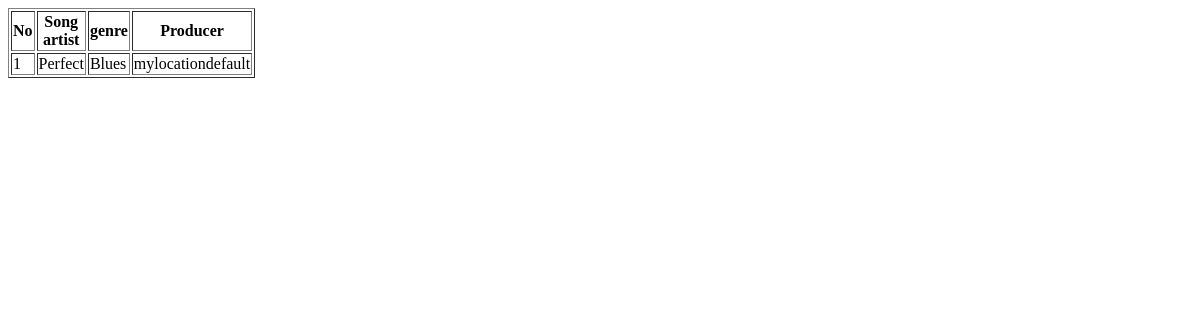
The page /profiles/song/ on the database as committed earlier.
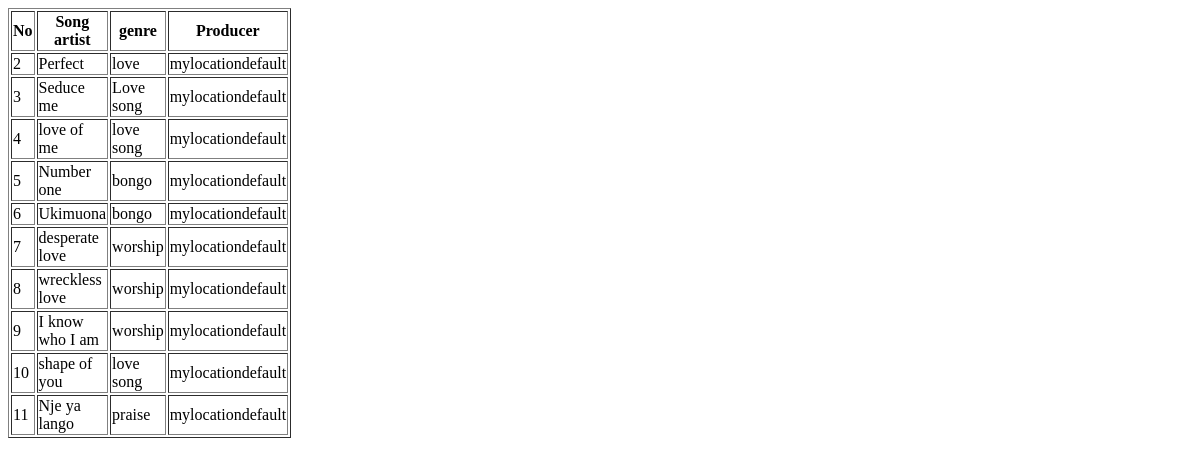
The same page on the database as committed later.
### profiles/models.py (models this page shows)
class Song(models.Model):
	song = models.CharField(max_length=120)
	genre = models.TextField(max_length =120)
	producer = models.TextField(max_length = 100, default = 'mylocationdefault')
	def __str__(self):
		return self.song

### profiles/views.py (the view)
# urls.py: path('song/', views.song, name='song'),
def song(request):
	songs = Song.objects.all()
	template = 'song.html'
	return render(request,template,{"Song":songs})

### template/song.html (shortened to what this page needs)
<!DOCTYPE html>
<html>
<head>
</head>
<body>
<table width ="100px" border="1px solid red">
  <tr>
    <th>No</th>
    <th>Song artist</th>
    <th>genre</th>
    <th>Producer</th>
  </tr>
  {% for i in Song %}
  <tr>
    <td>{{ i.id }}</td>
    <td>{{ i.song }}</td>
    <td>{{ i.genre }}</td>
    <td>{{ i.producer }}</td
  </tr>
  {%  endfor %}
</table>
</body>
</html>

Rows that differ between the two databases and show on the page:
removed Song: id "1", song "Perfect", genre "Blues", producer "mylocationdefault"
added Song: id "2", song "Perfect", genre "love", producer "mylocationdefault"
added Song: id "3", song "Seduce me", genre "Love song", producer "mylocationdefault"
added Song: id "4", song "love of me", genre "love song", producer "mylocationdefault"
added Song: id "5", song "Number one", genre "bongo", producer "mylocationdefault"
added Song: id "6", song "Ukimuona", genre "bongo", producer "mylocationdefault"
added Song: id "7", song "desperate love", genre "worship", producer "mylocationdefault"
added Song: id "8", song "wreckless love", genre "worship", producer "mylocationdefault"
added Song: id "9", song "I know who I am", genre "worship", producer "mylocationdefault"
added Song: id "10", song "shape of you", genre "love song", producer "mylocationdefault"
added Song: id "11", song "Nje ya lango", genre "praise", producer "mylocationdefault"
